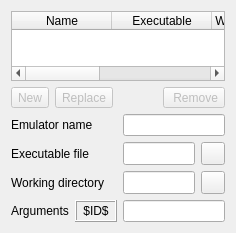
             <widget class="QWidget" name="scrollAreaWidgetContents_8">
              <property name="geometry">
               <rect>
                <x>0</x>
                <y>0</y>
                <width>236</width>
                <height>211</height>
               </rect>
              </property>
              <layout class="QGridLayout" name="gridLayout_22" columnstretch="0,0,0,0,0,0,0,0,0">
               <item row="5" column="0" colspan="2">
                <layout class="QHBoxLayout" name="horizontalLayout_3">
                 <item>
                  <widget class="QLabel" name="labelAdditionalEmulatorArguments">
                   <property name="text">
                    <string>Arguments</string>
                   </property>
                  </widget>
                 </item>
                 <item>
                  <widget class="QLabel" name="labelIDStatus">
                   <property name="sizePolicy">
                    <sizepolicy hsizetype="Fixed" vsizetype="Preferred">
                     <horstretch>0</horstretch>
                     <verstretch>0</verstretch>
                    </sizepolicy>
                   </property>
                   <property name="toolTip">
                    <string>Indicates if the $ID$ placeholder is missing on the supplied command line (yellow) or not (green)</string>
                   </property>
                   <property name="autoFillBackground">
                    <bool>true</bool>
                   </property>
                   <property name="frameShape">
                    <enum>QFrame::Box</enum>
                   </property>
                   <property name="frameShadow">
                    <enum>QFrame::Raised</enum>
                   </property>
                   <property name="text">
                    <string notr="true"> $ID$ </string>
                   </property>
                  </widget>
                 </item>
                </layout>
               </item>
               <item row="3" column="0" colspan="2">
                <widget class="QLabel" name="labelAdditionalEmulatorExecutableFile">
                 <property name="text">
                  <string>Executable file</string>
                 </property>
                </widget>
               </item>
               <item row="2" column="2" colspan="7">
                <widget class="QLineEdit" name="lineEditAdditionalEmulatorName">
                 <property name="toolTip">
                  <string>Registered emulator's name</string>
                 </property>
                </widget>
               </item>
               <item row="1" column="1" colspan="4">
                <widget class="QToolButton" name="toolButtonSaveEmulator">
                 <property name="enabled">
                  <bool>false</bool>
                 </property>
                 <property name="toolTip">
                  <string>Replace emulator registration</string>
                 </property>
                 <property name="text">
                  <string>Replace</string>
                 </property>
                 <property name="icon">
                  <iconset resource="qmc2.qrc">
                   <normaloff>:/data/img/filesaveas.png</normaloff>:/data/img/filesaveas.png</iconset>
                 </property>
                 <property name="toolButtonStyle">
                  <enum>Qt::ToolButtonTextBesideIcon</enum>
                 </property>
                </widget>
               </item>
               <item row="5" column="2" colspan="7">
                <widget class="QLineEdit" name="lineEditAdditionalEmulatorArguments">
                 <property name="toolTip">
                  <string>Arguments passed to the emulator -- use $ID$ as placeholder for the unique set ID, $DESCRIPTION$ for its description</string>
                 </property>
                </widget>
               </item>
               <item row="4" column="0" colspan="2">
                <widget class="QLabel" name="labelAdditionalEmulatorWorkingDirectory">
                 <property name="text">
                  <string>Working directory</string>
                 </property>
                </widget>
               </item>
               <item row="0" column="0" colspan="9">
                <widget class="QTableWidget" name="tableWidgetRegisteredEmulators">
                 <property name="toolTip">
                  <string>Registered emulators -- you may select one of these in the game-specific emulator configuration</string>
                 </property>
                 <property name="editTriggers">
                  <set>QAbstractItemView::NoEditTriggers</set>
                 </property>
                 <property name="selectionMode">
                  <enum>QAbstractItemView::SingleSelection</enum>
                 </property>
                 <property name="selectionBehavior">
                  <enum>QAbstractItemView::SelectRows</enum>
                 </property>
                 <property name="textElideMode">
                  <enum>Qt::ElideMiddle</enum>
                 </property>
                 <property name="showGrid">
                  <bool>false</bool>
                 </property>
                 <property name="sortingEnabled">
                  <bool>true</bool>
                 </property>
                 <property name="wordWrap">
                  <bool>false</bool>
                 </property>
                 <property name="cornerButtonEnabled">
                  <bool>false</bool>
                 </property>
                 <attribute name="horizontalHeaderStretchLastSection">
                  <bool>true</bool>
                 </attribute>
                 <attribute name="verticalHeaderVisible">
                  <bool>false</bool>
                 </attribute>
                 <column>
                  <property name="text">
                   <string>Name</string>
                  </property>
                 </column>
                 <column>
                  <property name="text">
                   <string>Executable</string>
                  </property>
                 </column>
                 <column>
                  <property name="text">
                   <string>Working directory</string>
                  </property>
                 </column>
                 <column>
                  <property name="text">
                   <string>Arguments</string>
                  </property>
                 </column>
                 <column>
                  <property name="text">
                   <string>Custom IDs</string>
                  </property>
                 </column>
                </widget>
               </item>
               <item row="1" column="0">
                <widget class="QToolButton" name="toolButtonAddEmulator">
                 <property name="enabled">
                  <bool>false</bool>
                 </property>
                 <property name="toolTip">
                  <string>Register emulator</string>
                 </property>
                 <property name="text">
                  <string>New</string>
                 </property>
                 <property name="icon">
                  <iconset resource="qmc2.qrc">
                   <normaloff>:/data/img/plus.png</normaloff>:/data/img/plus.png</iconset>
                 </property>
                 <property name="toolButtonStyle">
                  <enum>Qt::ToolButtonTextBesideIcon</enum>
                 </property>
                </widget>
               </item>
               <item row="4" column="8">
                <widget class="QToolButton" name="toolButtonBrowseAdditionalEmulatorWorkingDirectory">
                 <property name="sizePolicy">
                  <sizepolicy hsizetype="Fixed" vsizetype="Minimum">
                   <horstretch>0</horstretch>
                   <verstretch>0</verstretch>
                  </sizepolicy>
                 </property>
                 <property name="toolTip">
                  <string>Browse working directory</string>
                 </property>
                 <property name="text">
                  <string/>
                 </property>
                 <property name="icon">
                  <iconset resource="qmc2.qrc">
                   <normaloff>:/data/img/fileopen.png</normaloff>:/data/img/fileopen.png</iconset>
                 </property>
                </widget>
               </item>
               <item row="1" column="5">
                <spacer name="horizontalSpacer">
                 <property name="orientation">
                  <enum>Qt::Horizontal</enum>
                 </property>
                 <property name="sizeHint" stdset="0">
                  <size>
                   <width>40</width>
                   <height>20</height>
                  </size>
                 </property>
                </spacer>
               </item>
               <item row="3" column="8">
                <widget class="QToolButton" name="toolButtonBrowseAdditionalEmulatorExecutable">
                 <property name="sizePolicy">
                  <sizepolicy hsizetype="Fixed" vsizetype="Minimum">
                   <horstretch>0</horstretch>
                   <verstretch>0</verstretch>
                  </sizepolicy>
                 </property>
                 <property name="toolTip">
                  <string>Browse emulator executable file</string>
                 </property>
                 <property name="text">
                  <string/>
                 </property>
                 <property name="icon">
                  <iconset resource="qmc2.qrc">
                   <normaloff>:/data/img/fileopen.png</normaloff>:/data/img/fileopen.png</iconset>
                 </property>
                </widget>
               </item>
               <item row="2" column="0" colspan="2">
                <widget class="QLabel" name="labelAdditionalEmulatorName">
                 <property name="text">
                  <string>Emulator name</string>
                 </property>
                </widget>
               </item>
               <item row="1" column="7" colspan="2">
                <widget class="QToolButton" name="toolButtonRemoveEmulator">
                 <property name="enabled">
                  <bool>false</bool>
                 </property>
                 <property name="toolTip">
                  <string>Deregister emulator</string>
                 </property>
                 <property name="text">
                  <string> Remove</string>
                 </property>
                 <property name="icon">
                  <iconset resource="qmc2.qrc">
                   <normaloff>:/data/img/minus.png</normaloff>:/data/img/minus.png</iconset>
                 </property>
                 <property name="toolButtonStyle">
                  <enum>Qt::ToolButtonTextBesideIcon</enum>
                 </property>
                </widget>
               </item>
               <item row="3" column="2" colspan="6">
                <widget class="QLineEdit" name="lineEditAdditionalEmulatorExecutableFile">
                 <property name="sizePolicy">
                  <sizepolicy hsizetype="Expanding" vsizetype="Minimum">
                   <horstretch>0</horstretch>
                   <verstretch>0</verstretch>
                  </sizepolicy>
                 </property>
                 <property name="toolTip">
                  <string>Command to execute the emulator (path to the executable file)</string>
                 </property>
                </widget>
               </item>
               <item row="4" column="2" colspan="6">
                <widget class="QLineEdit" name="lineEditAdditionalEmulatorWorkingDirectory">
                 <property name="sizePolicy">
                  <sizepolicy hsizetype="Expanding" vsizetype="Minimum">
                   <horstretch>0</horstretch>
                   <verstretch>0</verstretch>
                  </sizepolicy>
                 </property>
                 <property name="toolTip">
                  <string>Working directory that's used when the emulator is executed (if empty, QMC2's current working directory is used)</string>
                 </property>
                </widget>
               </item>
              </layout>
             </widget>
